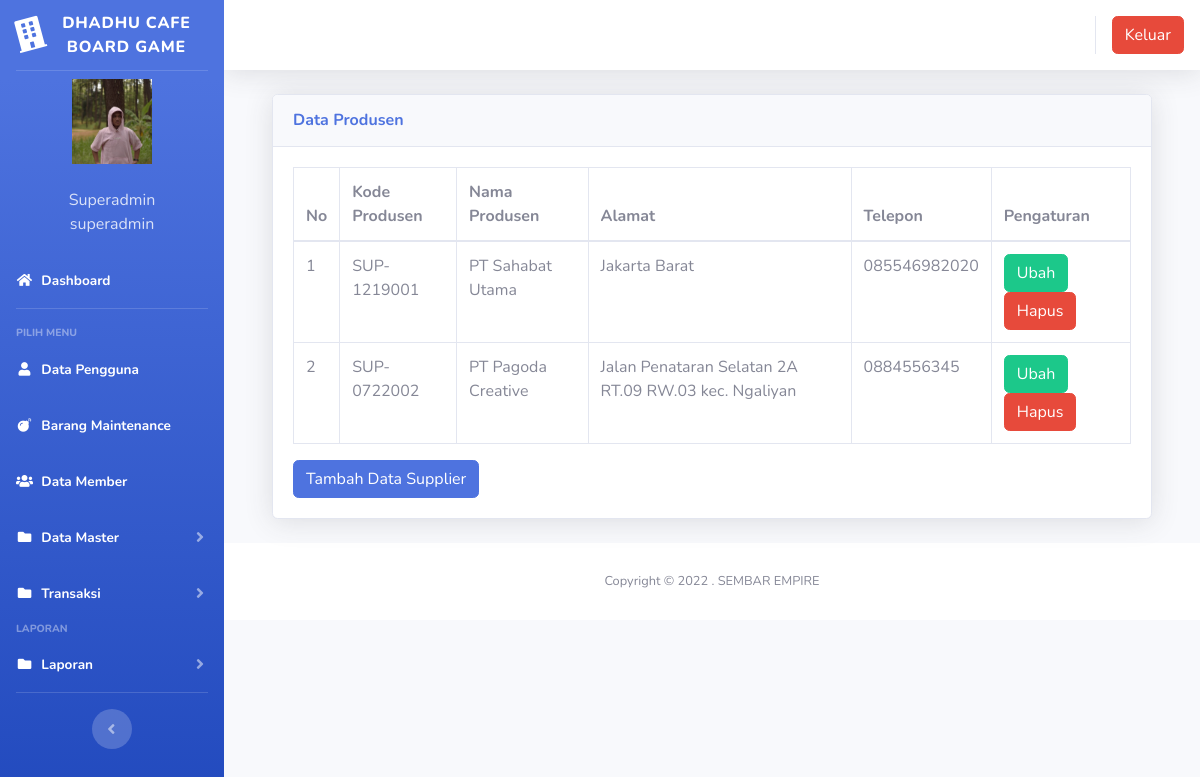
/index3.php?page=supplier (signed in), run on the app's committed database.
### tables this page shows
CREATE TABLE `users` (
  `id` int(11) NOT NULL,
  `nik` varchar(10) NOT NULL,
  `nama` varchar(100) NOT NULL,
  `alamat` varchar(200) NOT NULL,
  `telepon` varchar(100) NOT NULL,
  `username` varchar(100) NOT NULL,
  `password` varchar(100) NOT NULL,
  `level` varchar(25) NOT NULL DEFAULT 'member',
  `foto` varchar(25) NOT NULL
);

CREATE TABLE `tb_supplier` (
  `id` int(100) NOT NULL,
  `kode_supplier` varchar(100) NOT NULL,
  `nama_supplier` varchar(100) NOT NULL,
  `alamat` varchar(100) NOT NULL,
  `telepon` varchar(15) NOT NULL
);

### page/supplier/supplier.php (the view, shortened to what this page needs)
<div class="container-fluid">
  <div class="card shadow mb-4">
    <div class="card-header py-3">
      <h6 class="m-0 font-weight-bold text-primary">Data Produsen</h6>
    </div>
    <div class="card-body">
      <div class="table-responsive">
        <table class="table table-bordered" id="dataTable" width="100%" cellspacing="0">
          <thead>
            <tr>
              <th>No</th>
              <th>Kode Produsen</th>
              <th>Nama Produsen</th>
              <th>Alamat</th>
              <th>Telepon</th>
              <th>Pengaturan</th>
            </tr>
          </thead>
          <tbody>
            <?php
            $no = 1;
            $sql = $koneksi->query("select * from tb_supplier");
            while ($data = $sql->fetch_assoc()) {
            ?>
              <tr>
                <td><?php echo $no++; ?></td>
                <td><?php echo $data['kode_supplier'] ?></td>
                <td><?php echo $data['nama_supplier'] ?></td>
                <td><?php echo $data['alamat'] ?></td>
                <td><?php echo $data['telepon'] ?></td>
                <td>
                  <a href="?page=supplier&aksi=ubahsupplier&kode_supplier=<?php echo $data['kode_supplier'] ?>" class="btn btn-success">Ubah</a>
                  <a onclick="return confirm('Apakah anda yakin akan menghapus data ini?')" href="?page=supplier&aksi=hapussupplier&id=<?php echo $data['kode_supplier'] ?>" class="btn btn-danger">Hapus</a>
                </td>
              </tr>
            <?php } ?>
          </tbody>
        </table>
        <a href="?page=supplier&aksi=tambahsupplier" class="btn btn-primary">Tambah Data Supplier</a>
      </div>
    </div>
  </div>
</div>

### index3.php (shortened to what this page needs)
<?php
$koneksi = new mysqli("localhost", "root", "", "inventori");
?>
<!DOCTYPE html>
<html lang="en">
<head>
  <link href="vendor/fontawesome-free/css/all.min.css" rel="stylesheet" type="text/css">
  <link href="css/sb-admin-2.min.css" rel="stylesheet">
  <link href="vendor/datatables/dataTables.bootstrap4.min.css" rel="stylesheet">
</head>
<body id="page-top">
  <div id="wrapper">
    <ul class="navbar-nav bg-gradient-primary sidebar sidebar-dark accordion" id="accordionSidebar">
      <a class="sidebar-brand d-flex align-items-center justify-content-center" href="index3.php">
        <div class="sidebar-brand-icon rotate-n-15">
          <i class="fas fa-building"></i>
        </div>
        <div class="sidebar-brand-text mx-2">DHADHU CAFE BOARD GAME</div>
      </a>
      <hr class="sidebar-divider my-0">
      <?php
      if ($_SESSION['superadmin']) {
        $user = $_SESSION['superadmin'];
      }
      $sql = $koneksi->query("select * from users where id='$user'");
      $data = $sql->fetch_assoc();
      ?>
      <li class="d-flex align-items-center justify-content-center">
        <a class="nav-link">
          <img src="img/<?php echo $data['foto'] ?>" class="img-circle" width="80" alt="User" /></a>
      </li>
      <li class="nav-item ">
        <a class="nav-link">
          <div class="d-flex align-items-center justify-content-center" class="name"> <?php echo  $data['nama']; ?></div>
          <div class="d-flex align-items-center justify-content-center" class="email"><?php echo $data['level']; ?></div>
        </a>
      </li>
      <li class="nav-item active">
        <a class="nav-link" href="?page=home3">
          <i class="fas fa-fw fa-home"></i>
          <span>Dashboard</span></a>
      </li>
      <hr class="sidebar-divider">
      <div class="sidebar-heading">
        Pilih Menu
      </div>
      <li class="nav-item active">
        <a class="nav-link" href="?page=pengguna">
          <i class="fas fa-fw fa-user"></i>
          <span>Data Pengguna</span></a>
      </li>
      <li class="nav-item active">
        <a class="nav-link" href="?page=maintenance">
          <i class="fas fa-fw fa-bomb"></i>
          <span>Barang Maintenance</span></a>
      </li>
      <li class="nav-item active">
        <a class="nav-link" href="?page=member">
          <i class="fas fa-fw fa-users"></i>
          <span>Data Member</span></a>
      </li>
      <li class="nav-item active">
        <a class="nav-link collapsed" href="#" data-toggle="collapse" data-target="#collapseData" aria-expanded="true" aria-controls="collapseData">
          <i class="fas fa-fw fa-folder"></i>
          <span>Data Master</span>
        </a>
      </li>
      <li class="nav-item active">
        <a class="nav-link collapsed" href="#" data-toggle="collapse" data-target="#collapsePages" aria-expanded="true" aria-controls="collapsePages">
          <i class="fas fa-fw fa-folder"></i>
          <span>Transaksi</span>
        </a>
      </li>
      <div class="sidebar-heading">
        Laporan
      </div>
      <li class="nav-item active">
        <a class="nav-link collapsed" href="#" data-toggle="collapse" data-target="#collapseLaporan" aria-expanded="true" aria-controls="collapseLaporan">
          <i class="fas fa-fw fa-folder"></i>
          <span>Laporan</span>
        </a>
      </li>
      <hr class="sidebar-divider d-none d-md-block">
      <div class="text-center d-none d-md-inline">
        <button class="rounded-circle border-0" id="sidebarToggle"></button>
      </div>
    </ul>
    <div id="content-wrapper" class="d-flex flex-column">
      <div id="content">
        <nav class="navbar navbar-expand navbar-light bg-white topbar mb-4 static-top shadow">
          <ul class="navbar-nav ml-auto">
            <li class="nav-item dropdown no-arrow">
              <div class="top-menu">
                <ul class="nav pull-right top-menu">
                  <li><a onclick="return confirm('Apakah anda yakin akan logout?')" class="btn btn-danger" class="logout" href="logout.php">Keluar</a></li>
                </ul>
              </div>
            </li>
          </ul>
        </nav>
        <div class="container-fluid">
          <section class="content">
            <?php
            $page = $_GET['page'];
            $aksi = $_GET['aksi'];
            if ($page == "supplier") {
              if ($aksi == "") {
                include "page/supplier/supplier.php";
              }
            }
            ?>
          </section>
        </div>
        <footer class="sticky-footer bg-white">
          <div class="container my-auto">
            <div class="copyright text-center my-auto">
              <span>Copyright &copy; 2022 . SEMBAR EMPIRE</span>
            </div>
          </div>
        </footer>
      </div>
    </div>
  </div>
</body>
</html>

### data on the page
users: foto (picture), nama "Superadmin", level "superadmin"
tb_supplier: kode_supplier "SUP-1219001", nama_supplier "PT Sahabat Utama", alamat "Jakarta Barat", telepon "085546982020"
tb_supplier: kode_supplier "SUP-0722002", nama_supplier "PT Pagoda Creative", alamat "Jalan Penataran Selatan 2A RT.09 RW.03 kec. Ngaliyan", telepon "0884556345"
